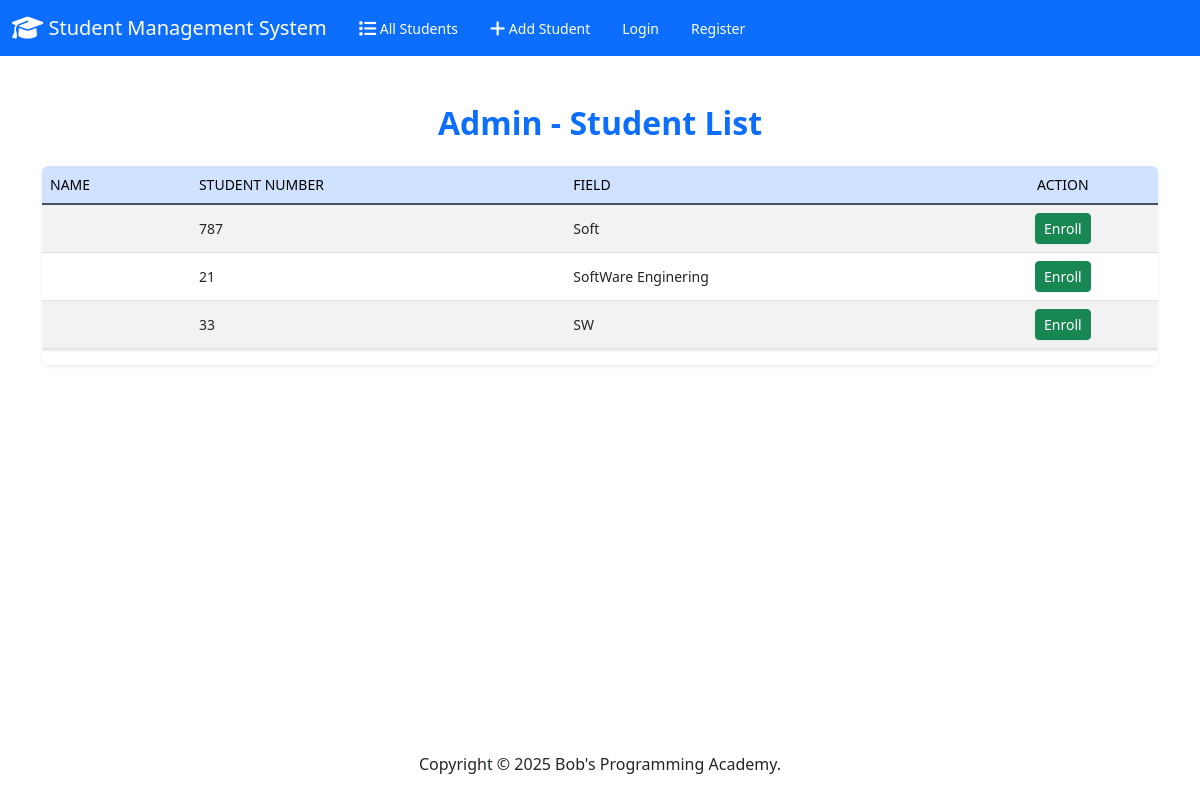
Page /students/admin/ on the earlier database version.
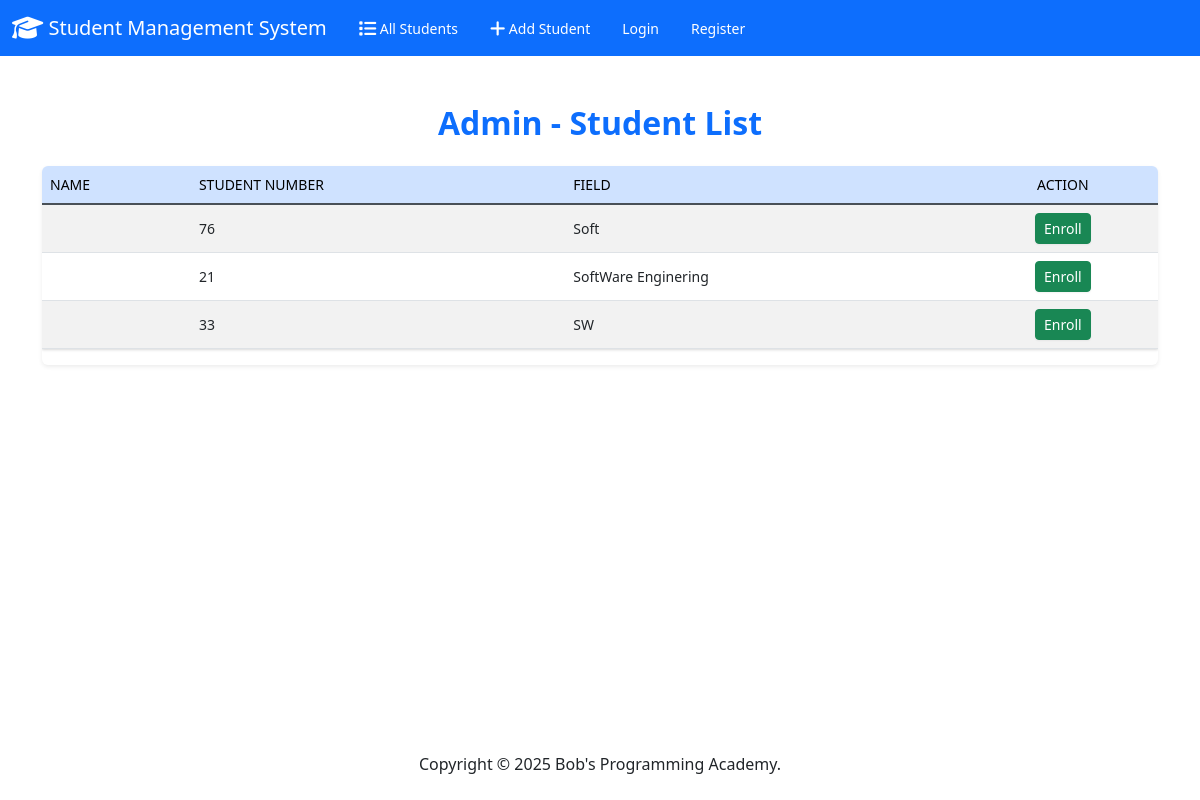
Same page on the later database version.
### students/models.py (models this page shows, shortened)
class Student(models.Model):
    user = models.OneToOneField(CustomUser, on_delete=models.CASCADE, related_name='student')
    student_number = models.CharField(max_length=20, unique=True)
    field_of_study = models.CharField(max_length=100)
    gpa = models.FloatField()

### students/views.py (the view)
# urls.py: path('students/admin/', views.admin_student_list, name='admin_student_list'),
def admin_student_list(request):
    students = Student.objects.all()
    return render(request, 'students/admin_student_list.html', {
        'students': students
    })

### students/templates/students/admin_student_list.html
{% extends "students/base.html" %}
{% block body %}
<div class="container my-5">
  <h2 class="mb-4 text-center text-primary fw-bold">Admin - Student List</h2>
 <link href="https://cdn.jsdelivr.net/npm/bootstrap@5.3.0/dist/css/bootstrap.min.css" rel="stylesheet">
  <link href="https://cdnjs.cloudflare.com/ajax/libs/font-awesome/6.4.0/css/all.min.css" rel="stylesheet">
  {% if students %}
  <div class="table-responsive shadow-sm rounded">
    <table class="table table-striped table-hover align-middle">
      <thead class="table-primary">
        <tr>
          <th scope="col">Name</th>
          <th scope="col">Student Number</th>
          <th scope="col">Field</th>
          <th scope="col" class="text-center">Action</th>
        </tr>
      </thead>
      <tbody>
        {% for student in students %}
        <tr>
          <td>{{ student.first_name }} {{ student.last_name }}</td>
          <td>{{ student.student_number }}</td>
          <td>{{ student.field_of_study }}</td>
          <td class="text-center">
            <a href="{% url 'student_detail' student.id %}" class="btn btn-success btn-sm">
              Enroll
            </a>
          </td>
        </tr>
        {% endfor %}
      </tbody>
    </table>
  </div>
  {% else %}
  <div class="alert alert-info text-center" role="alert">
    No students available.
  </div>
  {% endif %}
</div>
{% endblock %}

Differences in the rows shown:
changed Student "Soft": student_number "787" → "76"
